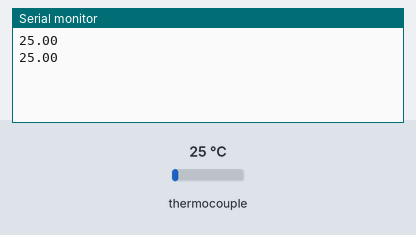
A sketch run on a simulated Arduino Uno, built with avr-gcc and run on an emulated ATmega328P. Parts: the last lines printed to the serial monitor. Inputs (shaded band) come from the test bench; at power-on: thermocouple 25 °C.

Above: at 1.7 s.
1.8 s: thermocouple set to 6 °C
At 3.1 s:
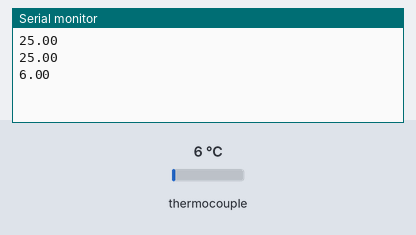
3.3 s: thermocouple set to 75 °C
At 4.3 s:
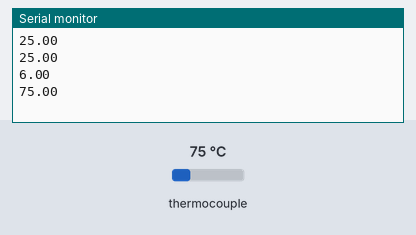
Timing chart, 0 to 6.3 s (numbered marks = the images above; inputs shaded):
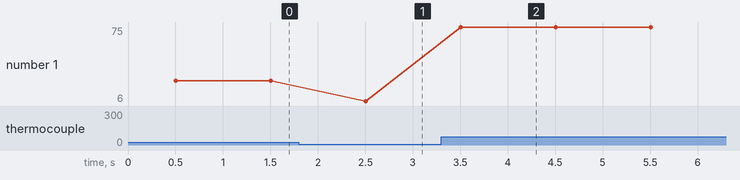

The sketch:

CodeElectr_nica.ino
```cpp
#include "max6675.h"

// Definición de los pines de conexión
int thermoDO = 4;  // SO (Data Out)
int thermoCS = 5;  // CS (Chip Select)
int thermoCLK = 6; // SCK (Serial Clock)

// Inicializamos la librería con nuestros pines
MAX6675 thermocouple(thermoCLK, thermoCS, thermoDO);

void setup() {
  // Inicializamos la comunicación serial a 9600 baudios
  Serial.begin(9600);

  // Damos tiempo a que el chip MAX6675 se estabilice al arrancar
  delay(500);
}

void loop() {
  // Leemos la temperatura en grados Celsius
  float temp = thermocouple.readCelsius();

  // Imprimimos ÚNICAMENTE el valor numérico.
  // Esto es crucial para que tu script de Python (Fase 2)
  // pueda leer el dato sin tener que limpiar texto extra.
  Serial.println(temp);

  // El MAX6675 necesita un mínimo de 250ms entre lecturas para ser preciso.
  // Un muestreo de 1 segundo (1000 ms) es ideal para la inercia térmica de tu reactor.
  delay(1000);
}
```

Measured:
- after the input at 1.8 s, the serial monitor: prints a new line after 0.70 s (image 1)
- after the input at 3.3 s, the serial monitor: prints a new line after 0.20 s (image 2)
- plotted number 1: 25 → 6 after the input at 1.8 s, 6 → 75 after the input at 3.3 s
